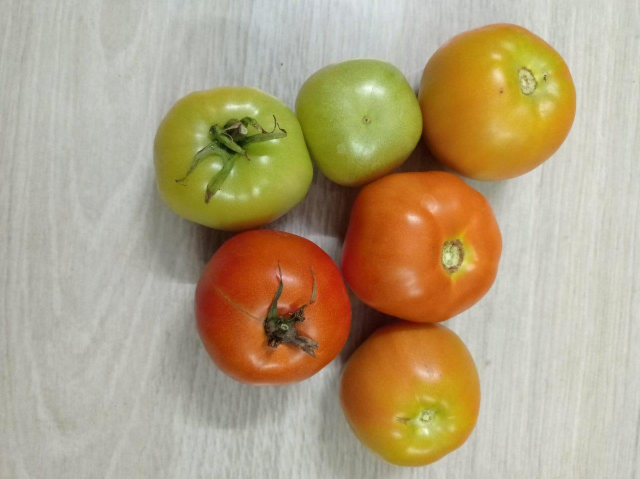
#> input picture Tomato-Maturity-Detection-Quality-Grading/img/1 (122).jpg, 1280 x 957 px (shown at 1/2 size)
$ jupyter execute Untitled.ipynb
#> lines starting #> are read from the running program, lines starting #| are printed output that depends on the picture; after the words box and inside, x2 and y2 are one past the last pixel; in counts of white or black regions, pixels touching at a corner belong together
[cell 1]
import os
import cv2
import numpy as np
from matplotlib import pyplot as plt

[cell 2]
def classify_tomato(hue_val):
    """
    Classify a tomato's ripeness based on the mean Hue value.
    NOTE:
      - Ripe       : Hue in [0, 15]
      - Half-Ripe  : Hue in [16, 24]
      - Unripe     : Otherwise
    These thresholds come from your updated tuning window.
    """
    if 0 <= hue_val <= 15:        # Ripe range
        return "Ripe"
    elif 16 <= hue_val <= 24:     # Half-Ripe range
        return "Half-Ripe"
    else:
        return "Unripe"

def main():
    # ----------- Config -----------
    image_path = "img/1 (122).jpg"   # Change to your desired image path
    out_dir = "outputs"              # All outputs will be saved here
    os.makedirs(out_dir, exist_ok=True)

    # ----------- Load Image -----------
    image = cv2.imread(image_path)
#> image is the input picture: shape (957, 1280, 3); mean B, G, R 129.9, 161.9, 178.5
    if image is None:
        print("Error: image not found or could not be loaded.")
        return

    # Convert BGR -> RGB -> HSV
    image_rgb = cv2.cvtColor(image, cv2.COLOR_BGR2RGB)
    image_hsv = cv2.cvtColor(image_rgb, cv2.COLOR_RGB2HSV)
#> image_hsv: shape (957, 1280, 3); mean H, S, V 30.8, 77.1, 180.2

    # ----------- Step 1: Define HSV thresholds -----------
    # NOTE: These are taken from your code (as tuned). Keep or adjust as needed.
    lower_red    = np.array([0, 54, 116])
    upper_red    = np.array([14, 255, 255])

    lower_orange = np.array([16, 72, 69])
    upper_orange = np.array([47, 255, 205])

    lower_green  = np.array([8, 183, 109])
    upper_green  = np.array([12, 217, 226])
    # NOTE: The "green" window here (H≈8..12) looks close to red/orange hues in standard HSV (0..179 in OpenCV).
    # It matches your original code; if results look off, re-check this band.

    # ----------- Step 2: Build masks per color -----------
    mask_red    = cv2.inRange(image_hsv, lower_red,    upper_red)
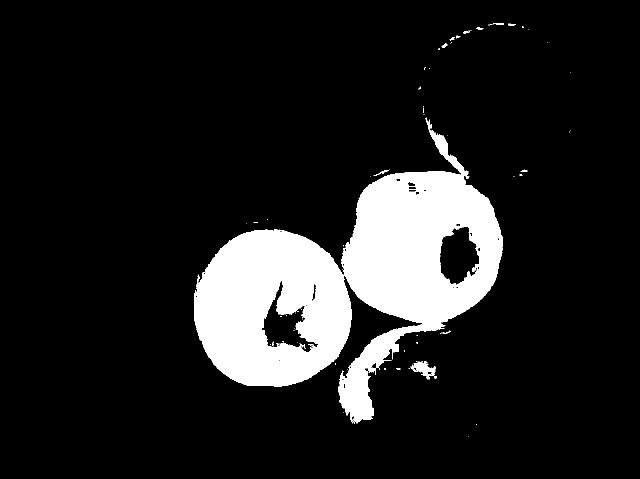
#> mask_red: shape (957, 1280) (shown at 1/2 size); 12.8% white; 81 white regions (68 under 20 px), largest, box (x1, y1, x2, y2) and area: (388, 235, 1006, 847) 154980, (822, 722, 874, 759) 820, (752, 339, 779, 352) 78
    mask_orange = cv2.inRange(image_hsv, lower_orange, upper_orange)
#> mask_orange: shape (957, 1280); 17.8% white; 215 white regions (196 under 20 px), largest, box (x1, y1, x2, y2) and area: (308, 48, 1153, 460) 174175, (687, 663, 961, 934) 38152, (881, 460, 940, 565) 3354
    mask_green  = cv2.inRange(image_hsv, lower_green,  upper_green)
#> mask_green: shape (957, 1280); 1.5% white; 412 white regions (378 under 20 px), largest, box (x1, y1, x2, y2) and area: (461, 521, 562, 745) 4270, (771, 431, 858, 601) 4146, (557, 525, 649, 689) 3068

    # ----------- Step 3: Combine masks -----------
    combined_mask = cv2.bitwise_or(mask_red, mask_orange)
#> combined_mask: shape (957, 1280); 30.6% white; 238 white regions (225 under 20 px), largest, box (x1, y1, x2, y2) and area: (308, 46, 1153, 934) 372054, (822, 722, 874, 759) 820, (560, 644, 591, 679) 439
    combined_mask = cv2.bitwise_or(combined_mask, mask_green)
#> combined_mask: shape (957, 1280); 30.6% white; 237 white regions (224 under 20 px), largest, box (x1, y1, x2, y2) and area: (308, 46, 1153, 934) 372368, (822, 722, 874, 759) 820, (560, 644, 591, 679) 439

    # ----------- Step 4: Morphology to clean mask -----------
    kernel = cv2.getStructuringElement(cv2.MORPH_ELLIPSE, (5, 5))
    cleaned_mask = cv2.morphologyEx(combined_mask, cv2.MORPH_CLOSE, kernel)
#> cleaned_mask: shape (957, 1280); 31.4% white; 53 white regions (47 under 20 px), largest, box (x1, y1, x2, y2) and area: (308, 46, 1153, 934) 382683, (817, 712, 874, 759) 1134, (995, 175, 1008, 191) 113, (817, 684, 836, 688) 35, (792, 736, 801, 740) 27, (615, 395, 621, 401) 21
    cleaned_mask = cv2.morphologyEx(cleaned_mask, cv2.MORPH_OPEN,  kernel)
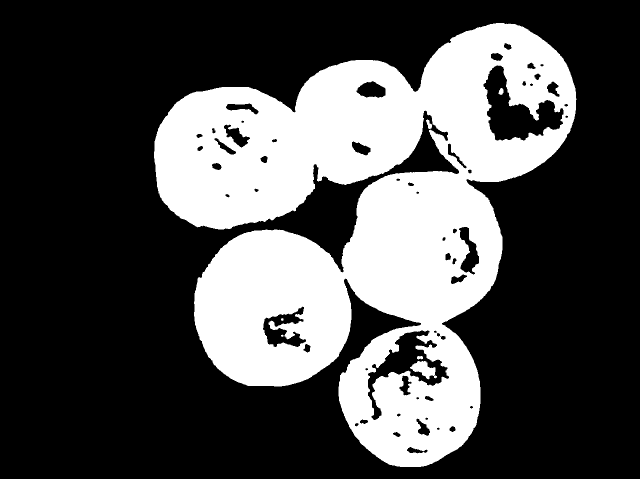
#> cleaned_mask: shape (957, 1280) (shown at 1/2 size); 31.3% white; 7 white regions (1 under 20 px)

    # ----------- Step 5: Fill small holes inside the mask -----------
    filled_mask = cleaned_mask.copy()
    contours, _ = cv2.findContours(filled_mask, cv2.RETR_EXTERNAL, cv2.CHAIN_APPROX_SIMPLE)
#> contours = 2 contours; box (x1, y1, x2, y2) and area: (308, 46, 1153, 934) 413482, (852, 239, 864, 258) 102
    for contour in contours:
        cv2.drawContours(filled_mask, [contour], -1, 255, thickness=cv2.FILLED)
#> this loop made 2 passes
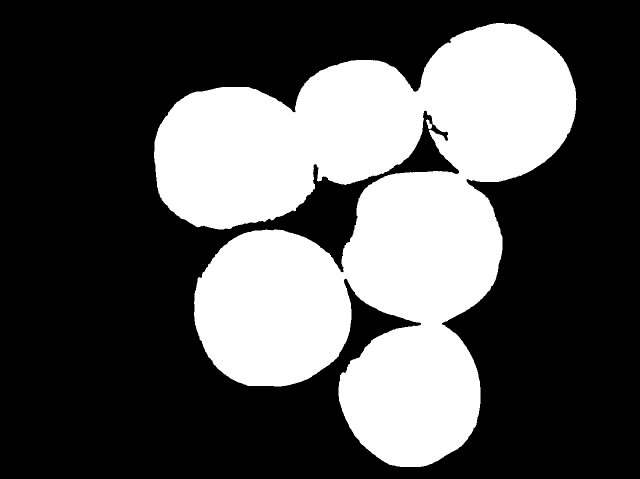
#> filled_mask: shape (957, 1280) (shown at 1/2 size); 34% white; 2 white regions, box (x1, y1, x2, y2) and area: (308, 46, 1153, 934) 415990, (852, 239, 864, 258) 126

    # ----------- Step 6: Mask original image with the filled mask -----------
    filled_mask_rgb = cv2.bitwise_and(image_rgb, image_rgb, mask=filled_mask)

    # ----------- Step 7: Edge detection + dilation to separate touching objects -----------
    filled_mask_gray = cv2.cvtColor(filled_mask_rgb, cv2.COLOR_RGB2GRAY)
    blurred = cv2.GaussianBlur(filled_mask_gray, (5, 5), 0)
    edges = cv2.Canny(blurred, 50, 150)
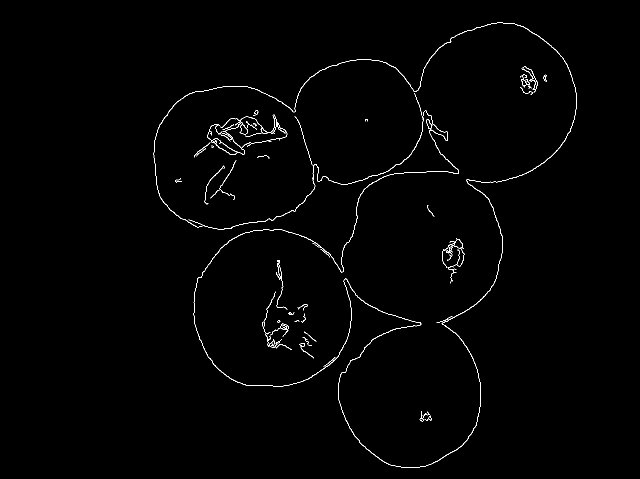
#> edges: shape (957, 1280) (shown at 1/2 size); 0.83% white in thin lines or dots, all inside (x1, y1, x2, y2) = (307, 45, 1153, 935)

    # Dilate edges to split connected areas better
    dilate_kernel = cv2.getStructuringElement(cv2.MORPH_RECT, (5, 5))
#> dilate_kernel = [[1, 1, 1, 1, 1], [1, 1, 1, 1, 1], [1, 1, 1, 1, 1], [1, 1, 1, 1, 1], [1, 1, 1, 1, 1]]
    dilated_edges = cv2.dilate(edges, dilate_kernel, iterations=2)
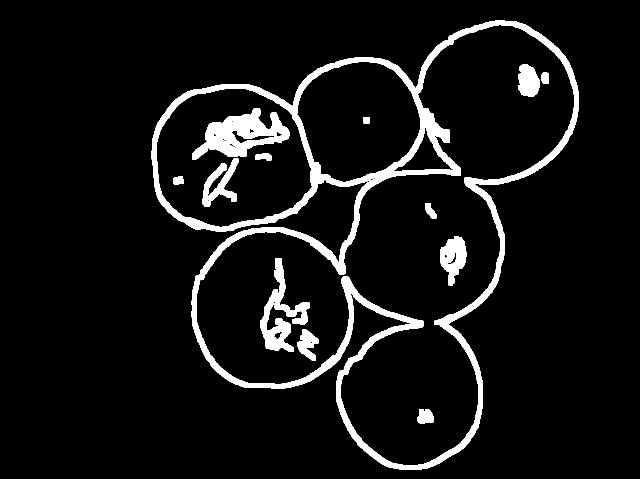
#> dilated_edges: shape (957, 1280) (shown at 1/2 size); 7.4% white; 14 white regions

    # Fill regions detected by dilated edges (filter out tiny noise by area)
    separated_mask = np.zeros_like(dilated_edges)
    contours, _ = cv2.findContours(dilated_edges, cv2.RETR_EXTERNAL, cv2.CHAIN_APPROX_SIMPLE)
#> contours = 1 contour; box (x1, y1, x2, y2) and area: (303, 41, 1157, 939) 447542
    for contour in contours:
        if cv2.contourArea(contour) > 50:  # Ignore tiny regions
            cv2.drawContours(separated_mask, [contour], -1, 255, thickness=cv2.FILLED)
#> this loop made 1 pass
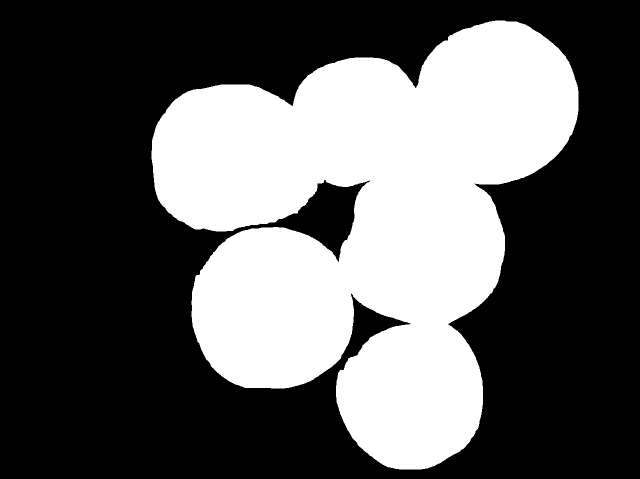
#> separated_mask: shape (957, 1280) (shown at 1/2 size); 36.7% white; 1 white region, box (x1, y1, x2, y2) and area: (303, 41, 1157, 939) 449637

    separated_mask_rgb = cv2.bitwise_and(image_rgb, image_rgb, mask=separated_mask)
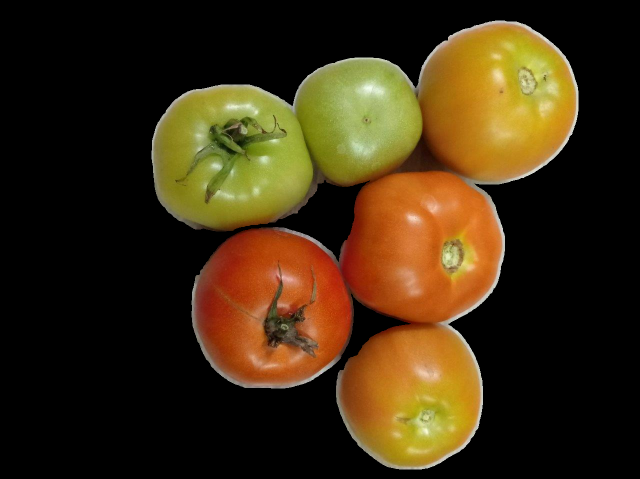
#> separated_mask_rgb: shape (957, 1280, 3) (shown at 1/2 size); mean R, G, B 61.3, 44.4, 17.3

    # ----------- Step 8: Detect circles via HoughCircles -----------
    # Use edges -> blur a bit more for Hough
    blur_for_circles = cv2.GaussianBlur(edges, (9, 9), 2)
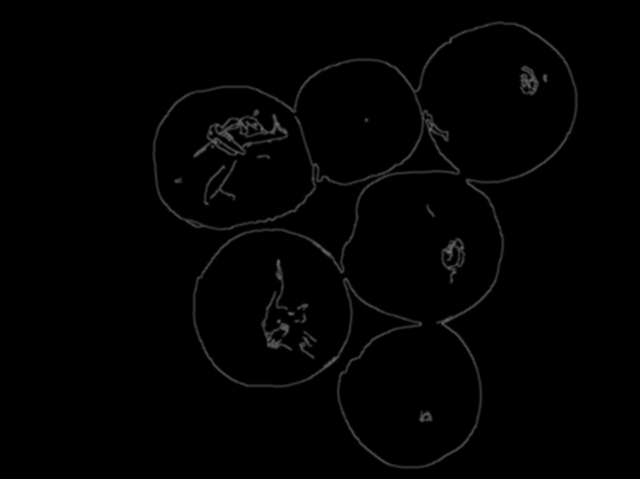
#> blur_for_circles: shape (957, 1280) (shown at 1/2 size); min 0, max 114, mean 2.1
    circles = cv2.HoughCircles(
        blur_for_circles,
        cv2.HOUGH_GRADIENT,
        dp=1.56,           # Inverse ratio of the accumulator resolution
        minDist=200,       # Minimum distance between circle centers
        param1=109,        # Upper threshold for Canny (lower is half internally)
        param2=64,         # Accumulator threshold for circle centers
        minRadius=97,      # Minimum radius
        maxRadius=191,     # Maximum radius
    )
#> circles = [[543.7, 617, 159.2], [992.9, 203.6, 155.8], [821.3, 793.3, 138.3], [844.7, 492.2, 157.5], [723.1, 236.3, 119.8], [442.3, 317.5, 142.1]]

    # Prepare drawing canvas + storage
    image_with_circles = image_rgb.copy()
    filtered_circles = []
    circle_labels = {}  # {index: "Ripe/Half-Ripe/Unripe"}

    # Filter circles by radius range and round to int
    if circles is not None:
        circles = np.round(circles[0, :]).astype("int")
#> circles = [[544, 617, 159], [993, 204, 156], [821, 793, 138], [845, 492, 158], [723, 236, 120], [442, 317, 142]]
        for (x, y, r) in circles:
            if 90 <= r <= 200:
                filtered_circles.append((x, y, r))
#> this loop made 6 passes
#> after the loop, filtered_circles = [(544, 617, 159), (993, 204, 156), (821, 793, 138), (845, 492, 158), (723, 236, 120), (442, 317, 142)]

    # ----------- Classify each detected circle -----------
    for idx, (x, y, r) in enumerate(filtered_circles):
        # Create a circular mask for this detected tomato
        circle_mask = np.zeros((image_hsv.shape[0], image_hsv.shape[1]), dtype=np.uint8)
        cv2.circle(circle_mask, (x, y), r, 255, -1)

        # Compute mean HSV in the circle area
        mean_hsv = cv2.mean(image_hsv, mask=circle_mask)
        mean_hue = mean_hsv[0]  # Hue channel

        # Classify based on Hue
        status = classify_tomato(mean_hue)
        circle_labels[idx + 1] = status

        # Draw the circle
        cv2.circle(image_with_circles, (x, y), r, (0, 255, 0), 3)

        # Draw the index at the center
        font_scale = 1.5
        font_thickness = 3
        text = str(idx + 1)
        text_size, _ = cv2.getTextSize(text, cv2.FONT_HERSHEY_SIMPLEX, font_scale, font_thickness)
        text_x = x - text_size[0] // 2
        text_y = y + text_size[1] // 2
        cv2.putText(
            image_with_circles,
            text,
            (text_x, text_y),
            cv2.FONT_HERSHEY_SIMPLEX,
            font_scale,
            (255, 255, 255),
            font_thickness,
            cv2.LINE_AA
        )

        # Put the ripeness label above the circle
        label_text = f"{status}"
        label_font_scale = 0.8
        label_thickness = 2
        label_size, _ = cv2.getTextSize(label_text, cv2.FONT_HERSHEY_SIMPLEX, label_font_scale, label_thickness)
        label_x = x - label_size[0] // 2
        label_y = y - r - 10
        cv2.putText(
            image_with_circles,
            label_text,
            (label_x, label_y),
            cv2.FONT_HERSHEY_SIMPLEX,
            label_font_scale,
            (0, 0, 255),
            label_thickness,
            cv2.LINE_AA
        )
#> this loop made 6 passes
#> (x, y, r, mean_hsv, mean_hue, status, text, text_x) on passes 1 to 6: (544, 617, 159, (9.98, 204.9, 161.9, 0), 9.98, 'Ripe', '1', 528), (993, 204, 156, (20.93, 201.3, 186.8, 0), 20.93, 'Half-Ripe', '2', 977), (821, 793, 138, (19.31, 202.9, 183.9, 0), 19.31, 'Half-Ripe', '3', 805), (845, 492, 158, (12.54, 211.4, 187.5, 0), 12.54, 'Ripe', '4', 829), (723, 236, 120, (33.63, 145.8, 163, 0), 33.63, 'Unripe', '5', 707), (442, 317, 142, (31.39, 163.6, 145, 0), 31.39, 'Unripe', '6', 426)
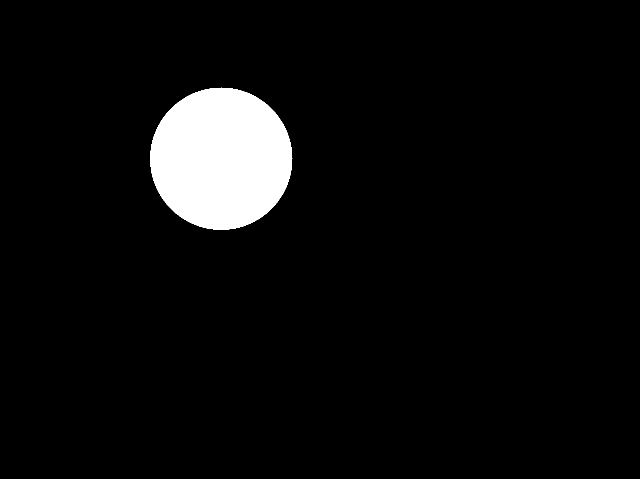
#> circle_mask: shape (957, 1280) (shown at 1/2 size); 5.2% white; 1 white region, box (x1, y1, x2, y2) and area: (300, 175, 585, 460) 63305
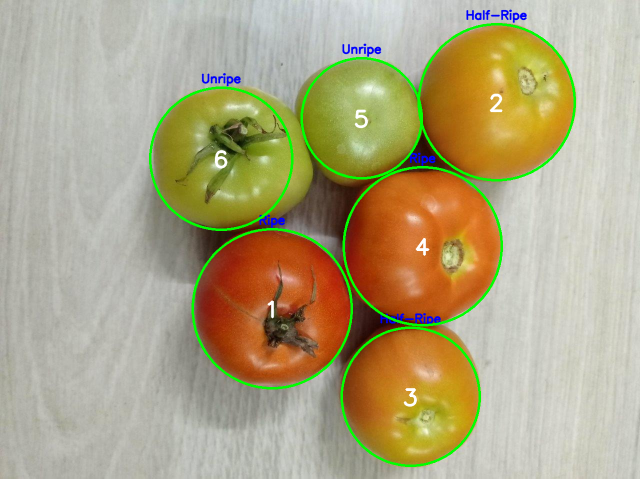
#> image_with_circles: shape (957, 1280, 3) (shown at 1/2 size); mean R, G, B 175, 164.8, 129.1
#> after the loop, circle_labels = {1: 'Ripe', 2: 'Half-Ripe', 3: 'Half-Ripe', 4: 'Ripe', 5: 'Unripe', 6: 'Unripe'}

    # ----------- Console summary -----------
    print(f"Detected circles: {len(filtered_circles)}")
#| Detected circles: 6
    print("Tomato indices and statuses:")
    for label, status in circle_labels.items():
        print(f"Tomato #{label}: {status}")
#> this loop made 6 passes
#> (printed output is left out)

    # ----------- Save outputs -----------
    cv2.imwrite(os.path.join(out_dir, "image_with_circles_and_labels.jpg"),
                cv2.cvtColor(image_with_circles, cv2.COLOR_RGB2BGR))
    cv2.imwrite(os.path.join(out_dir, "filled_mask.jpg"), filled_mask)
    cv2.imwrite(os.path.join(out_dir, "filled_mask_rgb.jpg"),
                cv2.cvtColor(filled_mask_rgb, cv2.COLOR_RGB2BGR))
    cv2.imwrite(os.path.join(out_dir, "edges.jpg"), edges)
    cv2.imwrite(os.path.join(out_dir, "dilated_edges.jpg"), dilated_edges)
    cv2.imwrite(os.path.join(out_dir, "separated_mask_rgb.jpg"),
                cv2.cvtColor(separated_mask_rgb, cv2.COLOR_RGB2BGR))

    # ----------- Visual report via Matplotlib -----------
    fig, axes = plt.subplots(4, 3, figsize=(18, 28))

    axes[0, 0].imshow(image_rgb)
    axes[0, 0].set_title("Original Image")
    axes[0, 0].axis("off")

    axes[0, 1].imshow(mask_red, cmap="gray")
    axes[0, 1].set_title("Red Mask")
    axes[0, 1].axis("off")

    axes[0, 2].imshow(mask_orange, cmap="gray")
    axes[0, 2].set_title("Orange Mask")
    axes[0, 2].axis("off")

    axes[1, 0].imshow(mask_green, cmap="gray")
    axes[1, 0].set_title("Green Mask")
    axes[1, 0].axis("off")

    axes[1, 1].imshow(cleaned_mask, cmap="gray")
    axes[1, 1].set_title("Cleaned Combined Mask")
    axes[1, 1].axis("off")

    axes[1, 2].imshow(filled_mask, cmap="gray")
    axes[1, 2].set_title("Filled Mask")
    axes[1, 2].axis("off")

    axes[2, 0].imshow(filled_mask_rgb)
    axes[2, 0].set_title("Masked RGB Image")
    axes[2, 0].axis("off")

    axes[2, 1].imshow(edges, cmap="gray")
    axes[2, 1].set_title("Edge Detection")
    axes[2, 1].axis("off")

    axes[2, 2].imshow(dilated_edges, cmap="gray")
    axes[2, 2].set_title("Dilated Edges")
    axes[2, 2].axis("off")

    axes[3, 0].imshow(separated_mask_rgb)
    axes[3, 0].set_title("Separated Mask on RGB")
    axes[3, 0].axis("off")

    axes[3, 1].imshow(image_with_circles)
    axes[3, 1].set_title("Detected Circles & Labels")
    axes[3, 1].axis("off")

    axes[3, 2].axis("off")  # blank

    plt.tight_layout()
    plt.savefig(os.path.join(out_dir, "report_grid.png"), dpi=150)
    plt.show()

    print("Saved outputs: image_with_circles_and_labels.jpg, report_grid.png, and other masks in 'outputs/'.")

if __name__ == "__main__":
    main()
